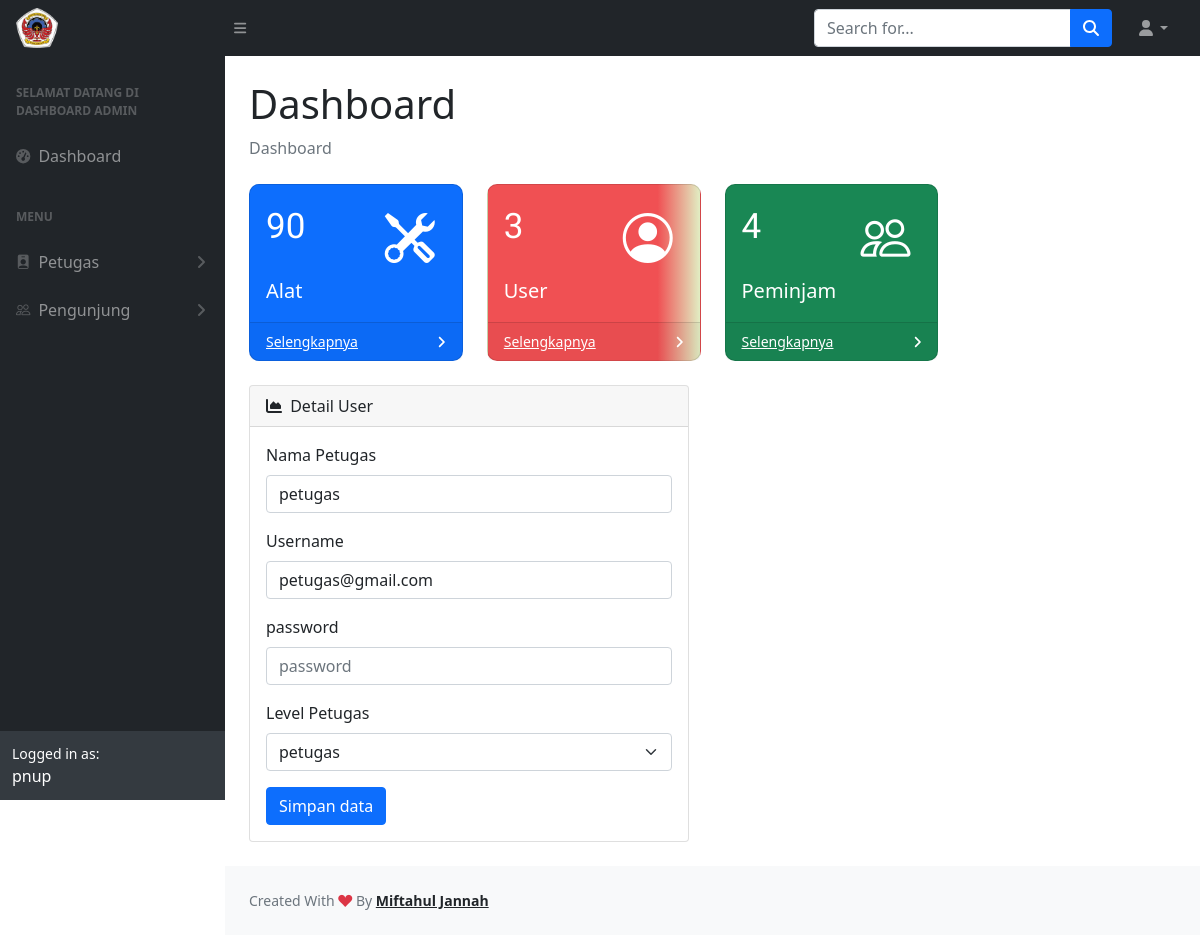
The page /admin/details-user.php?id=5 (signed in) on the database its author committed.
### tables this page shows
CREATE TABLE `users` (
  `id_user` int(11) NOT NULL,
  `nama` varchar(100) NOT NULL,
  `nim` varchar(90) NOT NULL,
  `kelas` varchar(90) NOT NULL,
  `username` varchar(100) NOT NULL,
  `password` varchar(100) NOT NULL,
  `level` enum('admin','petugas','pengunjung') NOT NULL
);

### admin/details-user.php (the view, shortened to what this page needs)
<?php
include 'header-admin.php';
if (isset($_GET['id'])) {
    $id = ($_GET["id"]);
    $query = "SELECT * FROM users WHERE id_user='$id'";
    $result = mysqli_query($koneksi, $query);
    $data = mysqli_fetch_assoc($result);
  } else {
    echo "<script>alert('Masukkan data id.');window.location='user.php';</script>";
  }
  ?>
<div class="row">
                            <div class="col-xl-6">
                                <div class="card mb-4">
                                    <div class="card-header">
                                        <i class="fas fa-chart-area me-1"></i>
                                        Detail User
                                    </div>
                                    <div class="card-body">
                                    	<form method="POST" action="" role="form">
    <section class="base">
    <div class="mb-3">
  <label for="nama" class="form-label">Nama Petugas</label>
  <input type="text" name="nama" class="form-control" id="nama" placeholder="Nama" value="<?php echo $data['nama']; ?>">
</div>
<div class="mb-3">
  <label for="username" class="form-label">Username</label>
  <input type="text" name="username" id="username" class="form-control" placeholder="username" value="<?php echo $data['username']; ?>">
</div>
<div class="mb-3">
  <label for="password" class="form-label">password</label>
  <input type="password" name="password" class="form-control" placeholder="password">
</div>
<div class="mb-3">
  <label for="level" class="form-label">Level Petugas</label>
            <select name="level" class="form-select" id="level" required>
              <option value="<?php echo $data['level'];?>"><?php echo $data['level'];?></option>
              </select>
</div>
    </section>
    <button type="submit" class="btn btn-primary" name="submit" value="simpan">Simpan data</button>
  </form>
</div>
                                    </div>
                                </div>
                            </div>
                        </div>
<?php
include 'footer-admin.php';
?>

### rows shown on the page
users: nama "petugas", username "petugas@gmail.com", level "petugas"

### other values the page prints
$_SESSION['level'] "ADMIN"
$_SESSION['nama'] "pnup"
$jumlah_barang "90"
$jumlah_users "3"
$jumlah_users "4"
